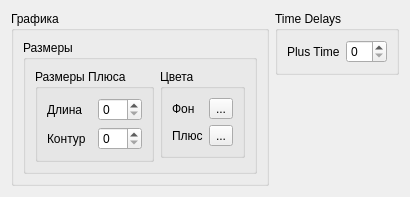
      <widget class="QWidget" name="tab_3">
       <attribute name="title">
        <string>Control</string>
       </attribute>
       <layout class="QGridLayout" name="gridLayout_19">
        <item row="0" column="0" alignment="Qt::AlignmentFlag::AlignLeft|Qt::AlignmentFlag::AlignTop">
         <widget class="QGroupBox" name="groupBox_16">
          <property name="sizePolicy">
           <sizepolicy hsizetype="Minimum" vsizetype="Minimum">
            <horstretch>0</horstretch>
            <verstretch>0</verstretch>
           </sizepolicy>
          </property>
          <property name="title">
           <string>Графика</string>
          </property>
          <layout class="QGridLayout" name="gridLayout_16">
           <item row="0" column="0" alignment="Qt::AlignmentFlag::AlignLeft|Qt::AlignmentFlag::AlignTop">
            <widget class="QGroupBox" name="groupBox_17">
             <property name="sizePolicy">
              <sizepolicy hsizetype="Minimum" vsizetype="Minimum">
               <horstretch>0</horstretch>
               <verstretch>0</verstretch>
              </sizepolicy>
             </property>
             <property name="title">
              <string>Размеры</string>
             </property>
             <layout class="QGridLayout" name="gridLayout_17">
              <item row="0" column="0" alignment="Qt::AlignmentFlag::AlignLeft|Qt::AlignmentFlag::AlignTop">
               <widget class="QGroupBox" name="groupBox_20">
                <property name="title">
                 <string>Размеры Плюса</string>
                </property>
                <layout class="QGridLayout" name="gridLayout_20">
                 <item row="0" column="1">
                  <widget class="QSpinBox" name="spinBox_20"/>
                 </item>
                 <item row="2" column="1">
                  <widget class="QSpinBox" name="spinBox_21"/>
                 </item>
                 <item row="2" column="0">
                  <widget class="QLabel" name="label_46">
                   <property name="text">
                    <string>Контур</string>
                   </property>
                  </widget>
                 </item>
                 <item row="0" column="0">
                  <widget class="QLabel" name="label_45">
                   <property name="text">
                    <string>Длина</string>
                   </property>
                  </widget>
                 </item>
                </layout>
               </widget>
              </item>
              <item row="0" column="1" colspan="2" alignment="Qt::AlignmentFlag::AlignLeft|Qt::AlignmentFlag::AlignTop">
               <widget class="QGroupBox" name="groupBox_21">
                <property name="title">
                 <string>Цвета</string>
                </property>
                <layout class="QGridLayout" name="gridLayout_21">
                 <item row="0" column="0">
                  <widget class="QLabel" name="label_47">
                   <property name="text">
                    <string>Фон</string>
                   </property>
                  </widget>
                 </item>
                 <item row="0" column="1">
                  <widget class="QToolButton" name="toolButton_18">
                   <property name="text">
                    <string>...</string>
                   </property>
                   <property name="checkable">
                    <bool>false</bool>
                   </property>
                  </widget>
                 </item>
                 <item row="1" column="0">
                  <widget class="QLabel" name="label_48">
                   <property name="text">
                    <string>Плюс</string>
                   </property>
                  </widget>
                 </item>
                 <item row="1" column="1">
                  <widget class="QToolButton" name="toolButton_17">
                   <property name="text">
                    <string>...</string>
                   </property>
                   <property name="checkable">
                    <bool>false</bool>
                   </property>
                  </widget>
                 </item>
                </layout>
               </widget>
              </item>
             </layout>
            </widget>
           </item>
          </layout>
         </widget>
        </item>
        <item row="0" column="1" alignment="Qt::AlignmentFlag::AlignLeft|Qt::AlignmentFlag::AlignTop">
         <widget class="QGroupBox" name="groupBox_18">
          <property name="sizePolicy">
           <sizepolicy hsizetype="Maximum" vsizetype="Minimum">
            <horstretch>0</horstretch>
            <verstretch>0</verstretch>
           </sizepolicy>
          </property>
          <property name="minimumSize">
           <size>
            <width>0</width>
            <height>0</height>
           </size>
          </property>
          <property name="title">
           <string>Time Delays</string>
          </property>
          <layout class="QGridLayout" name="gridLayout_18">
           <item row="1" column="0">
            <widget class="QLabel" name="label_54">
             <property name="text">
              <string>Plus Time</string>
             </property>
            </widget>
           </item>
           <item row="1" column="1">
            <widget class="QSpinBox" name="spinBox_4"/>
           </item>
          </layout>
         </widget>
        </item>
       </layout>
      </widget>
